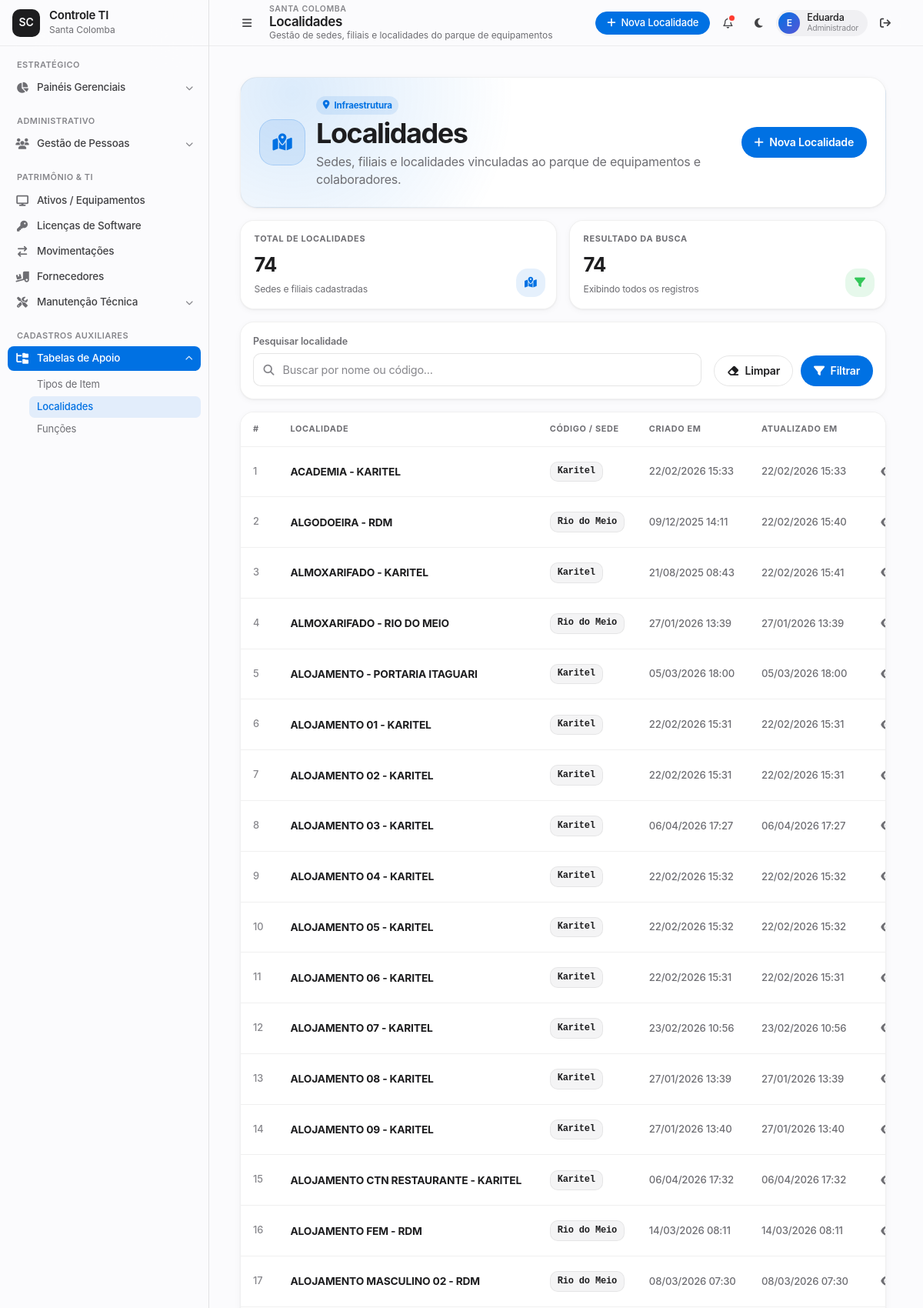
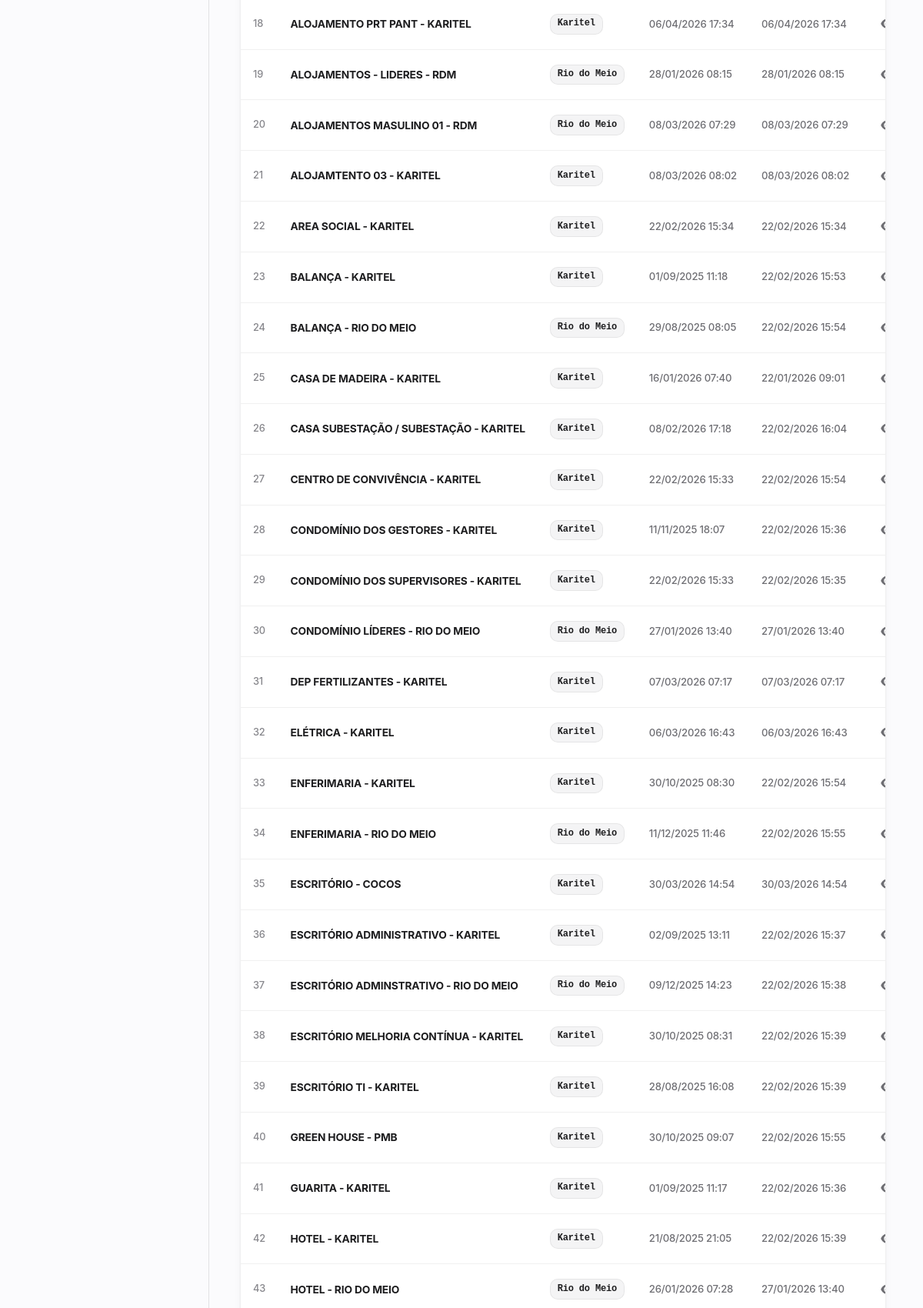
Page /localidades/ (signed in, upper part) on the committed database (2 pictures, top to bottom).
### ProjetoEstoque/models.py (models this page shows, shortened)
class AuditModel(models.Model):
    criado_por = models.ForeignKey(User, related_name="%(class)s_criador", on_delete=models.SET_NULL, null=True, blank=True)
    atualizado_por = models.ForeignKey(User, related_name="%(class)s_atualizador", on_delete=models.SET_NULL, null=True, blank=True)
    created_at = models.DateTimeField(auto_now_add=True)
    updated_at = models.DateTimeField(auto_now=True)
    class Meta:
        abstract = True

class Localidade(AuditModel):
    codigo = models.CharField(
        max_length=20,
        choices=LocalidadeChoices.choices,
        null=True, blank=True,
        help_text="Sede: "
    )
    local = models.CharField(max_length=100)

### ProjetoEstoque/views/localidades.py (the view)
# urls.py: path("localidades/", views.localidade_list, name="localidade_list"),
@login_required
def localidade_list(request):
    qs = Localidade.objects.all().order_by("local")
    q = request.GET.get("q", "").strip()
    if q:
        qs = qs.filter(Q(local__icontains=q) | Q(codigo__icontains=q))
    context = {
        "localidades": qs,
        "LocalidadeChoices": LocalidadeChoices,
        "q": q,
    }
    return render(request, "front/localidade/localidade_list.html", context)

### ProjetoEstoque/templates/front/localidade/localidade_list.html (shortened to what this page needs)
{% extends 'base.html' %}
{% load static %}
{% block page_title %}Localidades{% endblock %}
{% block page_subtitle %}Gestão de sedes, filiais e localidades do parque de equipamentos{% endblock %}
{% block header_actions %}
  <a href="{% url 'localidade_create' %}" class="btn-primary btn-sm">
    <i class="fa fa-plus" aria-hidden="true"></i>
    Nova Localidade
  </a>
{% endblock %}
{% block content %}
<div class="lc-list-page">
  <section class="lc-hero" aria-label="Gestão de localidades">
    <div class="lc-hero-main">
      <div class="lc-hero-icon" aria-hidden="true">
        <i class="fa fa-map-location-dot"></i>
      </div>
      <div>
        <span class="lc-kicker"><i class="fa fa-location-dot" aria-hidden="true"></i> Infraestrutura</span>
        <h2 class="lc-title">Localidades</h2>
        <p class="lc-subtitle">Sedes, filiais e localidades vinculadas ao parque de equipamentos e colaboradores.</p>
      </div>
    </div>
    <div class="lc-hero-actions">
      <a href="{% url 'localidade_create' %}" class="lc-btn-primary">
        <i class="fa fa-plus" aria-hidden="true"></i>
        Nova Localidade
      </a>
    </div>
  </section>
  <section class="lc-kpi-strip" aria-label="Indicadores de localidades">
    <article class="lc-kpi lc-kpi-blue">
      <div class="lc-kpi-label">Total de Localidades</div>
      <span class="lc-kpi-value">{{ localidades|length }}</span>
      <span class="lc-kpi-sub">Sedes e filiais cadastradas</span>
      <div class="lc-kpi-icon" aria-hidden="true"><i class="fa fa-map-location-dot"></i></div>
    </article>
    <article class="lc-kpi lc-kpi-green">
      <div class="lc-kpi-label">Resultado da Busca</div>
      <span class="lc-kpi-value">{{ localidades|length }}</span>
      <span class="lc-kpi-sub">{% if q %}Filtrado por "{{ q }}"{% else %}Exibindo todos os registros{% endif %}</span>
      <div class="lc-kpi-icon" aria-hidden="true"><i class="fa fa-filter"></i></div>
    </article>
  </section>
  <section class="lc-toolbar" aria-label="Filtros">
    <form method="get" id="searchForm" autocomplete="off">
      <div class="lc-form-group">
        <label for="id_q">Pesquisar localidade</label>
        <div class="lc-search-wrap">
          <input id="id_q" type="text" name="q" value="{{ q|default:'' }}" placeholder="Buscar por nome ou código...">
        </div>
      </div>
    </form>
    <div class="lc-actions-row">
      <a href="{% url 'localidade_list' %}" class="lc-btn-secondary">
        <i class="fa fa-eraser" aria-hidden="true"></i>
        Limpar
      </a>
      <button type="submit" form="searchForm" class="lc-btn-primary">
        <i class="fa fa-filter" aria-hidden="true"></i>
        Filtrar
      </button>
    </div>
  </section>
  <div class="lc-table-card">
    <div class="lc-table-wrap">
      <table class="lc-table" aria-label="Lista de localidades">
        <thead>
          <tr>
            <th style="width:3rem;">#</th>
            <th>Localidade</th>
            <th>Código / Sede</th>
            <th>Criado em</th>
            <th>Atualizado em</th>
            <th style="width:6.5rem; text-align:right;">Ações</th>
          </tr>
        </thead>
        <tbody>
          {% for obj in localidades %}
          <tr>
            <td style="color:var(--lc-soft);font-size:.8rem;">{{ forloop.counter }}</td>
            <td>
              <a href="{% url 'localidade_detail' obj.pk %}"
                 style="color:var(--lc-text);font-weight:650;text-decoration:none;">
                {{ obj.local }}
              </a>
            </td>
            <td>
              {% if obj.codigo %}
                <span class="lc-mono">{{ obj.get_codigo_display }}</span>
              {% else %}
                <span style="color:var(--lc-soft);">—</span>
              {% endif %}
            </td>
            <td style="color:var(--lc-muted);font-size:.82rem;">{{ obj.created_at|date:"d/m/Y H:i" }}</td>
            <td style="color:var(--lc-muted);font-size:.82rem;">{{ obj.updated_at|date:"d/m/Y H:i" }}</td>
            <td style="text-align:right;">
              <a href="{% url 'localidade_detail' obj.pk %}" class="lc-icon-btn" title="Detalhes" aria-label="Detalhes de {{ obj.local }}">
                <i class="fa fa-eye" aria-hidden="true"></i>
              </a>
            </td>
          </tr>
          {% endfor %}
        </tbody>
      </table>
    </div>
  </div>
</div>
{% endblock %}

### ProjetoEstoque/templates/base.html (shortened to what this page needs)
{% load static %}
<!DOCTYPE html>
<html lang="pt-br">
<head>
  <link rel="stylesheet" href="https://cdnjs.cloudflare.com/ajax/libs/font-awesome/6.5.2/css/all.min.css">
</head>
<body class="theme-light">
  <div class="app-shell" id="appShell">
    <aside class="sidebar" id="sidebar" aria-label="Menu lateral principal">
      <div class="sidebar-brand">
        <a href="{% url 'dashboard' %}" class="brand-mark" aria-label="Ir para o dashboard">
          <span class="brand-fallback" style="display: none;">SC</span>
        </a>
        <div class="brand-copy">
          <span class="brand-title">Controle TI</span>
          <span class="brand-subtitle">Santa Colomba</span>
        </div>
      </div>
      <nav class="sidebar-nav" aria-label="Navegação do sistema">
        <section class="nav-section" aria-labelledby="nav-estrategico">
          <div class="nav-label" id="nav-estrategico">Estratégico</div>
          <div class="nav-group">
            <button
              type="button"
              class="nav-button "
              data-submenu-target="sub-dash"
              aria-expanded="false"
              aria-controls="sub-dash"
              title="Painéis gerenciais">
              <i class="fa-solid fa-chart-pie nav-icon" aria-hidden="true"></i>
              <span class="nav-text">Painéis Gerenciais</span>
              <i class="fa-solid fa-chevron-down nav-arrow" aria-hidden="true"></i>
            </button>
            <div class="submenu" id="sub-dash">
              <div class="submenu-inner">
                <a href="{% url 'alertas_dashboard' %}" class="sub-link {% if request.resolver_match.url_name == 'alertas_dashboard' %}is-active{% endif %}">Alertas</a>
              </div>
            </div>
          </div>
        </section>
        <section class="nav-section" aria-labelledby="nav-administrativo">
          <div class="nav-label" id="nav-administrativo">Administrativo</div>
          <div class="nav-group">
            <button
              type="button"
              class="nav-button {% if 'usuario' in request.resolver_match.url_name or 'centrocusto' in request.resolver_match.url_name %}is-active{% endif %}"
              data-submenu-target="sub-pessoas"
              aria-expanded="false"
              aria-controls="sub-pessoas"
              title="Gestão de pessoas">
              <i class="fa-solid fa-users nav-icon" aria-hidden="true"></i>
              <span class="nav-text">Gestão de Pessoas</span>
              <i class="fa-solid fa-chevron-down nav-arrow" aria-hidden="true"></i>
            </button>
            <div class="submenu" id="sub-pessoas">
              <div class="submenu-inner">
                <a href="{% url 'usuario_list' %}" class="sub-link {% if 'usuario' in request.resolver_match.url_name and 'hierarquia' not in request.resolver_match.url_name %}is-active{% endif %}">Colaboradores</a>
              </div>
            </div>
          </div>
        </section>
        <section class="nav-section" aria-labelledby="nav-patrimonio">
          <div class="nav-label" id="nav-patrimonio">Patrimônio & TI</div>
          <a href="{% url 'equipamentos_list' %}" class="nav-item {% if 'equipamento' in request.resolver_match.url_name %}is-active{% endif %}" title="Ativos e equipamentos">
            <i class="fa-solid fa-display nav-icon" aria-hidden="true"></i>
            <span class="nav-text">Ativos / Equipamentos</span>
          </a>
          <a href="{% url 'licenca_list' %}" class="nav-item {% if 'licenca_' in request.resolver_match.url_name and 'dashboard' not in request.resolver_match.url_name %}is-active{% endif %}" title="Licenças de software">
            <i class="fa-solid fa-key nav-icon" aria-hidden="true"></i>
            <span class="nav-text">Licenças de Software</span>
          </a>
          <a href="{% url 'movimentacao_list' %}" class="nav-item {% if 'movimentacao' in request.resolver_match.url_name %}is-active{% endif %}" title="Movimentações">
            <i class="fa-solid fa-arrow-right-arrow-left nav-icon" aria-hidden="true"></i>
            <span class="nav-text">Movimentações</span>
          </a>
          <a href="{% url 'fornecedor_list' %}" class="nav-item {% if 'fornecedor' in request.resolver_match.url_name %}is-active{% endif %}" title="Fornecedores">
            <i class="fa-solid fa-truck-ramp-box nav-icon" aria-hidden="true"></i>
            <span class="nav-text">Fornecedores</span>
          </a>
          <div class="nav-group">
            <button
              type="button"
              class="nav-button {% if 'preventiva' in request.resolver_match.url_name and 'dashboard' not in request.resolver_match.url_name or request.resolver_match.url_name == 'checklist_list' %}is-active{% endif %}"
              data-submenu-target="sub-manutencao"
              aria-expanded="false"
              aria-controls="sub-manutencao"
              title="Manutenção técnica">
              <i class="fa-solid fa-screwdriver-wrench nav-icon" aria-hidden="true"></i>
              <span class="nav-text">Manutenção Técnica</span>
              <i class="fa-solid fa-chevron-down nav-arrow" aria-hidden="true"></i>
            </button>
            <div class="submenu" id="sub-manutencao">
              <div class="submenu-inner">
                <a href="{% url 'preventiva_start' %}" class="sub-link {% if request.resolver_match.url_name == 'preventiva_start' %}is-active{% endif %}">Nova Preventiva</a>
              </div>
            </div>
          </div>
        </section>
        <section class="nav-section" aria-labelledby="nav-cadastros">
          <div class="nav-label" id="nav-cadastros">Cadastros Auxiliares</div>
          <div class="nav-group">
            <button
              type="button"
              class="nav-button {% if 'subtipo' in request.resolver_match.url_name or 'localidade' in request.resolver_match.url_name or 'funcoes' in request.resolver_match.url_name %}is-active{% endif %}"
              data-submenu-target="sub-cadastros"
              aria-expanded="false"
              aria-controls="sub-cadastros"
              title="Tabelas de apoio">
              <i class="fa-solid fa-folder-tree nav-icon" aria-hidden="true"></i>
              <span class="nav-text">Tabelas de Apoio</span>
              <i class="fa-solid fa-chevron-down nav-arrow" aria-hidden="true"></i>
            </button>
            <div class="submenu" id="sub-cadastros">
              <div class="submenu-inner">
                <a href="{% url 'subtipo_list' %}" class="sub-link {% if request.resolver_match.url_name == 'subtipo_list' %}is-active{% endif %}">Tipos de Item</a>
                <a href="{% url 'localidade_list' %}" class="sub-link {% if request.resolver_match.url_name == 'localidade_list' %}is-active{% endif %}">Localidades</a>
                <a href="{% url 'funcoes_list' %}" class="sub-link {% if request.resolver_match.url_name == 'funcoes_list' %}is-active{% endif %}">Funções</a>
              </div>
            </div>
          </div>
        </section>
      </nav>
    </aside>
    <main class="main-shell">
      <header class="topbar">
        <div class="topbar-left">
          <button
            type="button"
            class="sidebar-toggle"
            id="sidebarToggle"
            aria-label="Abrir ou recolher menu lateral"
            aria-controls="sidebar"
            aria-expanded="false">
            <i class="fa-solid fa-bars" aria-hidden="true"></i>
          </button>
          <div class="topbar-title-group">
            <span class="eyebrow">Santa Colomba</span>
            <h1 class="topbar-title">{% block page_title %}Sistema de Controle{% endblock %}</h1>
            <span class="topbar-subtitle">{% block page_subtitle %}Ativos, licenças, movimentações e manutenção{% endblock %}</span>
          </div>
        </div>
        <div class="topbar-actions">
          <div class="quick-actions">
            {% block header_actions %}{% endblock %}
          </div>
          <button type="button" class="icon-button" id="notificationButton" aria-label="Notificações" title="Notificações">
            <i class="fa-regular fa-bell" aria-hidden="true"></i>
            <span class="badge-dot" aria-hidden="true"></span>
          </button>
          <button type="button" class="icon-button" id="themeToggle" aria-label="Alternar entre modo claro e escuro" title="Alternar tema">
            <i class="fa-solid fa-moon" id="themeIcon" aria-hidden="true"></i>
          </button>
          <div class="profile-chip" title="Usuário logado">
            <div class="profile-avatar" aria-hidden="true">
              {{ user.username|default:"U"|slice:":1"|upper }}
            </div>
            <div class="profile-copy">
              <span class="profile-name">{{ user.first_name|default:user.username }}</span>
              <span class="profile-role">Administrador</span>
            </div>
          </div>
          <form method="post" action="{% url 'logout' %}" style="margin:0;padding:0;">
            <button type="submit" class="logout-button" title="Sair do sistema" aria-label="Sair do sistema">
              <i class="fa-solid fa-arrow-right-from-bracket" aria-hidden="true"></i>
            </button>
          </form>
        </div>
      </header>
      <div class="main-scroll" id="mainContent" tabindex="-1">
        <div class="main-container">
          {% block content %}{% endblock %}
        </div>
      </div>
    </main>
  </div>
</body>
</html>

### rows in the picture
Localidade: local "ACADEMIA - KARITEL", codigo "Karitel", created_at "22/02/2026 15:33", updated_at "22/02/2026 15:33"
Localidade: local "ALGODOEIRA - RDM", codigo "Rio do Meio", created_at "09/12/2025 14:11", updated_at "22/02/2026 15:40"
Localidade: local "ALMOXARIFADO - KARITEL", codigo "Karitel", created_at "21/08/2025 08:43", updated_at "22/02/2026 15:41"
Localidade: local "ALMOXARIFADO - RIO DO MEIO", codigo "Rio do Meio", created_at "27/01/2026 13:39", updated_at "27/01/2026 13:39"
Localidade: local "ALOJAMENTO - PORTARIA ITAGUARI", codigo "Karitel", created_at "05/03/2026 18:00", updated_at "05/03/2026 18:00"
Localidade: local "ALOJAMENTO 01 - KARITEL", codigo "Karitel", created_at "22/02/2026 15:31", updated_at "22/02/2026 15:31"
Localidade: local "ALOJAMENTO 02 - KARITEL", codigo "Karitel", created_at "22/02/2026 15:31", updated_at "22/02/2026 15:31"
Localidade: local "ALOJAMENTO 03 - KARITEL", codigo "Karitel", created_at "06/04/2026 17:27", updated_at "06/04/2026 17:27"
Localidade: local "ALOJAMENTO 04 - KARITEL", codigo "Karitel", created_at "22/02/2026 15:32", updated_at "22/02/2026 15:32"
Localidade: local "ALOJAMENTO 05 - KARITEL", codigo "Karitel", created_at "22/02/2026 15:32", updated_at "22/02/2026 15:32"
Localidade: local "ALOJAMENTO 06 - KARITEL", codigo "Karitel", created_at "22/02/2026 15:31", updated_at "22/02/2026 15:31"
Localidade: local "ALOJAMENTO 07 - KARITEL", codigo "Karitel", created_at "23/02/2026 10:56", updated_at "23/02/2026 10:56"
Localidade: local "ALOJAMENTO 08 - KARITEL", codigo "Karitel", created_at "27/01/2026 13:39", updated_at "27/01/2026 13:39"
Localidade: local "ALOJAMENTO 09 - KARITEL", codigo "Karitel", created_at "27/01/2026 13:40", updated_at "27/01/2026 13:40"
Localidade: local "ALOJAMENTO CTN RESTAURANTE - KARITEL", codigo "Karitel", created_at "06/04/2026 17:32", updated_at "06/04/2026 17:32"
Localidade: local "ALOJAMENTO FEM - RDM", codigo "Rio do Meio", created_at "14/03/2026 08:11", updated_at "14/03/2026 08:11"
Localidade: local "ALOJAMENTO MASCULINO 02 - RDM", codigo "Rio do Meio", created_at "08/03/2026 07:30", updated_at "08/03/2026 07:30"
Localidade: local "ALOJAMENTO PRT PANT - KARITEL", codigo "Karitel", created_at "06/04/2026 17:34", updated_at "06/04/2026 17:34"
Localidade: local "ALOJAMENTOS - LIDERES - RDM", codigo "Rio do Meio", created_at "28/01/2026 08:15", updated_at "28/01/2026 08:15"
Localidade: local "ALOJAMENTOS MASULINO 01 - RDM", codigo "Rio do Meio", created_at "08/03/2026 07:29", updated_at "08/03/2026 07:29"
Localidade: local "ALOJAMTENTO 03 - KARITEL", codigo "Karitel", created_at "08/03/2026 08:02", updated_at "08/03/2026 08:02"
Localidade: local "AREA SOCIAL - KARITEL", codigo "Karitel", created_at "22/02/2026 15:34", updated_at "22/02/2026 15:34"
Localidade: local "BALANÇA - KARITEL", codigo "Karitel", created_at "01/09/2025 11:18", updated_at "22/02/2026 15:53"
Localidade: local "BALANÇA - RIO DO MEIO", codigo "Rio do Meio", created_at "29/08/2025 08:05", updated_at "22/02/2026 15:54"
Localidade: local "CASA DE MADEIRA - KARITEL", codigo "Karitel", created_at "16/01/2026 07:40", updated_at "22/01/2026 09:01"
Localidade: local "CASA SUBESTAÇÃO / SUBESTAÇÃO - KARITEL", codigo "Karitel", created_at "08/02/2026 17:18", updated_at "22/02/2026 16:04"
Localidade: local "CENTRO DE CONVIVÊNCIA - KARITEL", codigo "Karitel", created_at "22/02/2026 15:33", updated_at "22/02/2026 15:54"
Localidade: local "CONDOMÍNIO DOS GESTORES - KARITEL", codigo "Karitel", created_at "11/11/2025 18:07", updated_at "22/02/2026 15:36"
Localidade: local "CONDOMÍNIO DOS SUPERVISORES - KARITEL", codigo "Karitel", created_at "22/02/2026 15:33", updated_at "22/02/2026 15:35"
Localidade: local "CONDOMÍNIO LÍDERES - RIO DO MEIO", codigo "Rio do Meio", created_at "27/01/2026 13:40", updated_at "27/01/2026 13:40"
Localidade: local "DEP FERTILIZANTES - KARITEL", codigo "Karitel", created_at "07/03/2026 07:17", updated_at "07/03/2026 07:17"
Localidade: local "ELÉTRICA - KARITEL", codigo "Karitel", created_at "06/03/2026 16:43", updated_at "06/03/2026 16:43"
Localidade: local "ENFERIMARIA - KARITEL", codigo "Karitel", created_at "30/10/2025 08:30", updated_at "22/02/2026 15:54"
Localidade: local "ENFERIMARIA - RIO DO MEIO", codigo "Rio do Meio", created_at "11/12/2025 11:46", updated_at "22/02/2026 15:55"
Localidade: local "ESCRITÓRIO - COCOS", codigo "Karitel", created_at "30/03/2026 14:54", updated_at "30/03/2026 14:54"
Localidade: local "ESCRITÓRIO ADMINISTRATIVO - KARITEL", codigo "Karitel", created_at "02/09/2025 13:11", updated_at "22/02/2026 15:37"
Localidade: local "ESCRITÓRIO ADMINSTRATIVO - RIO DO MEIO", codigo "Rio do Meio", created_at "09/12/2025 14:23", updated_at "22/02/2026 15:38"
Localidade: local "ESCRITÓRIO MELHORIA CONTÍNUA - KARITEL", codigo "Karitel", created_at "30/10/2025 08:31", updated_at "22/02/2026 15:39"
Localidade: local "ESCRITÓRIO TI - KARITEL", codigo "Karitel", created_at "28/08/2025 16:08", updated_at "22/02/2026 15:39"
Localidade: local "GREEN HOUSE - PMB", codigo "Karitel", created_at "30/10/2025 09:07", updated_at "22/02/2026 15:55"
Localidade: local "GUARITA - KARITEL", codigo "Karitel", created_at "01/09/2025 11:17", updated_at "22/02/2026 15:36"
Localidade: local "HOTEL - KARITEL", codigo "Karitel", created_at "21/08/2025 21:05", updated_at "22/02/2026 15:39"
Localidade: local "HOTEL - RIO DO MEIO", codigo "Rio do Meio", created_at "26/01/2026 07:28", updated_at "27/01/2026 13:40"

### other values in the picture
{{ user.username|default:"U"|slice:":1"|upper }} "E"
{{ user.first_name|default:user.username }} "Eduarda"
{{ localidades|length }} "74"
